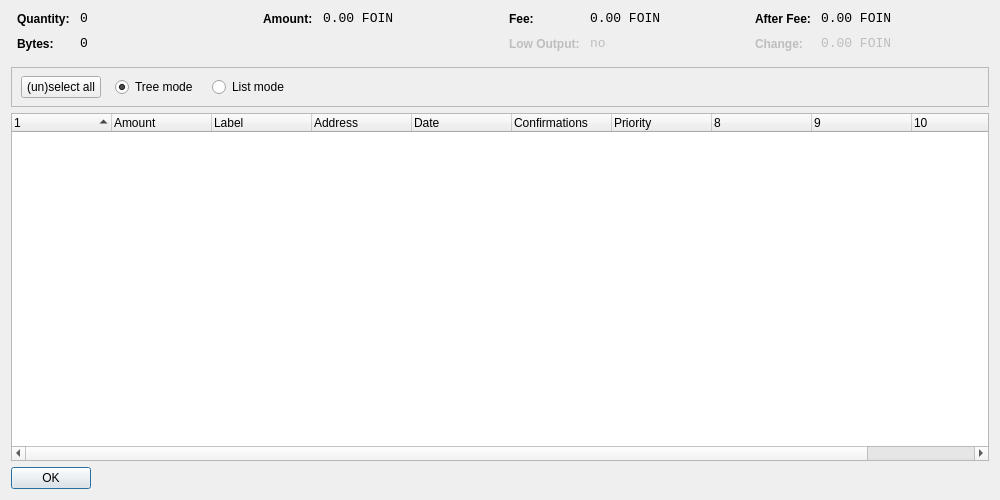
<?xml version="1.0" encoding="UTF-8"?>
<ui version="4.0">
 <class>CoinControlDialog</class>
 <widget class="QDialog" name="CoinControlDialog">
  <property name="geometry">
   <rect>
    <x>0</x>
    <y>0</y>
    <width>1000</width>
    <height>500</height>
   </rect>
  </property>
  <property name="windowTitle">
   <string>Coin Control</string>
  </property>
  <layout class="QVBoxLayout" name="verticalLayout">
   <item>
    <layout class="QHBoxLayout" name="horizontalLayoutTop" stretch="0,0,0,0">
     <property name="topMargin">
      <number>0</number>
     </property>
     <property name="bottomMargin">
      <number>10</number>
     </property>
     <item>
      <layout class="QFormLayout" name="formLayoutCoinControl1">
       <property name="horizontalSpacing">
        <number>10</number>
       </property>
       <property name="verticalSpacing">
        <number>10</number>
       </property>
       <property name="leftMargin">
        <number>6</number>
       </property>
       <property name="rightMargin">
        <number>6</number>
       </property>
       <item row="0" column="0">
        <widget class="QLabel" name="labelCoinControlQuantityText">
         <property name="styleSheet">
          <string notr="true">font-weight:bold;</string>
         </property>
         <property name="text">
          <string>Quantity:</string>
         </property>
        </widget>
       </item>
       <item row="0" column="1">
        <widget class="QLabel" name="labelCoinControlQuantity">
         <property name="font">
          <font>
           <family>Monospace</family>
           <pointsize>10</pointsize>
          </font>
         </property>
         <property name="cursor">
          <cursorShape>IBeamCursor</cursorShape>
         </property>
         <property name="contextMenuPolicy">
          <enum>Qt::ActionsContextMenu</enum>
         </property>
         <property name="text">
          <string notr="true">0</string>
         </property>
         <property name="textInteractionFlags">
          <set>Qt::LinksAccessibleByMouse|Qt::TextSelectableByKeyboard|Qt::TextSelectableByMouse</set>
         </property>
        </widget>
       </item>
       <item row="1" column="0">
        <widget class="QLabel" name="labelCoinControlBytesText">
         <property name="styleSheet">
          <string notr="true">font-weight:bold;</string>
         </property>
         <property name="text">
          <string>Bytes:</string>
         </property>
        </widget>
       </item>
       <item row="1" column="1">
        <widget class="QLabel" name="labelCoinControlBytes">
         <property name="font">
          <font>
           <family>Monospace</family>
           <pointsize>10</pointsize>
          </font>
         </property>
         <property name="cursor">
          <cursorShape>IBeamCursor</cursorShape>
         </property>
         <property name="contextMenuPolicy">
          <enum>Qt::ActionsContextMenu</enum>
         </property>
         <property name="text">
          <string notr="true">0</string>
         </property>
         <property name="textInteractionFlags">
          <set>Qt::LinksAccessibleByMouse|Qt::TextSelectableByKeyboard|Qt::TextSelectableByMouse</set>
         </property>
        </widget>
       </item>
      </layout>
     </item>
     <item>
      <layout class="QFormLayout" name="formLayoutCoinControl2">
       <property name="horizontalSpacing">
        <number>10</number>
       </property>
       <property name="verticalSpacing">
        <number>10</number>
       </property>
       <property name="leftMargin">
        <number>6</number>
       </property>
       <property name="rightMargin">
        <number>6</number>
       </property>
       <item row="0" column="0">
        <widget class="QLabel" name="labelCoinControlAmountText">
         <property name="styleSheet">
          <string notr="true">font-weight:bold;</string>
         </property>
         <property name="text">
          <string>Amount:</string>
         </property>
        </widget>
       </item>
       <item row="0" column="1">
        <widget class="QLabel" name="labelCoinControlAmount">
         <property name="font">
          <font>
           <family>Monospace</family>
           <pointsize>10</pointsize>
          </font>
         </property>
         <property name="cursor">
          <cursorShape>IBeamCursor</cursorShape>
         </property>
         <property name="contextMenuPolicy">
          <enum>Qt::ActionsContextMenu</enum>
         </property>
         <property name="text">
          <string notr="true">0.00 FOIN</string>
         </property>
         <property name="textInteractionFlags">
          <set>Qt::LinksAccessibleByMouse|Qt::TextSelectableByKeyboard|Qt::TextSelectableByMouse</set>
         </property>
        </widget>
       </item>
      </layout>
     </item>
     <item>
      <layout class="QFormLayout" name="formLayoutCoinControl3">
       <property name="horizontalSpacing">
        <number>10</number>
       </property>
       <property name="verticalSpacing">
        <number>10</number>
       </property>
       <property name="leftMargin">
        <number>6</number>
       </property>
       <property name="rightMargin">
        <number>6</number>
       </property>
       <item row="0" column="0">
        <widget class="QLabel" name="labelCoinControlFeeText">
         <property name="styleSheet">
          <string notr="true">font-weight:bold;</string>
         </property>
         <property name="text">
          <string>Fee:</string>
         </property>
        </widget>
       </item>
       <item row="0" column="1">
        <widget class="QLabel" name="labelCoinControlFee">
         <property name="font">
          <font>
           <family>Monospace</family>
           <pointsize>10</pointsize>
          </font>
         </property>
         <property name="cursor">
          <cursorShape>IBeamCursor</cursorShape>
         </property>
         <property name="contextMenuPolicy">
          <enum>Qt::ActionsContextMenu</enum>
         </property>
         <property name="text">
          <string notr="true">0.00 FOIN</string>
         </property>
         <property name="textInteractionFlags">
          <set>Qt::LinksAccessibleByMouse|Qt::TextSelectableByKeyboard|Qt::TextSelectableByMouse</set>
         </property>
        </widget>
       </item>
       <item row="1" column="0">
        <widget class="QLabel" name="labelCoinControlLowOutputText">
         <property name="enabled">
          <bool>false</bool>
         </property>
         <property name="styleSheet">
          <string notr="true">font-weight:bold;</string>
         </property>
         <property name="text">
          <string>Low Output:</string>
         </property>
        </widget>
       </item>
       <item row="1" column="1">
        <widget class="QLabel" name="labelCoinControlLowOutput">
         <property name="enabled">
          <bool>false</bool>
         </property>
         <property name="font">
          <font>
           <family>Monospace</family>
           <pointsize>10</pointsize>
          </font>
         </property>
         <property name="cursor">
          <cursorShape>IBeamCursor</cursorShape>
         </property>
         <property name="contextMenuPolicy">
          <enum>Qt::ActionsContextMenu</enum>
         </property>
         <property name="text">
          <string notr="true">no</string>
         </property>
         <property name="textInteractionFlags">
          <set>Qt::LinksAccessibleByMouse|Qt::TextSelectableByKeyboard|Qt::TextSelectableByMouse</set>
         </property>
        </widget>
       </item>
      </layout>
     </item>
     <item>
      <layout class="QFormLayout" name="formLayoutCoinControl4">
       <property name="horizontalSpacing">
        <number>10</number>
       </property>
       <property name="verticalSpacing">
        <number>10</number>
       </property>
       <property name="leftMargin">
        <number>6</number>
       </property>
       <property name="rightMargin">
        <number>6</number>
       </property>
       <item row="0" column="0">
        <widget class="QLabel" name="labelCoinControlAfterFeeText">
         <property name="styleSheet">
          <string notr="true">font-weight:bold;</string>
         </property>
         <property name="text">
          <string>After Fee:</string>
         </property>
        </widget>
       </item>
       <item row="0" column="1">
        <widget class="QLabel" name="labelCoinControlAfterFee">
         <property name="font">
          <font>
           <family>Monospace</family>
           <pointsize>10</pointsize>
          </font>
         </property>
         <property name="cursor">
          <cursorShape>IBeamCursor</cursorShape>
         </property>
         <property name="contextMenuPolicy">
          <enum>Qt::ActionsContextMenu</enum>
         </property>
         <property name="text">
          <string notr="true">0.00 FOIN</string>
         </property>
         <property name="textInteractionFlags">
          <set>Qt::LinksAccessibleByMouse|Qt::TextSelectableByKeyboard|Qt::TextSelectableByMouse</set>
         </property>
        </widget>
       </item>
       <item row="1" column="0">
        <widget class="QLabel" name="labelCoinControlChangeText">
         <property name="enabled">
          <bool>false</bool>
         </property>
         <property name="styleSheet">
          <string notr="true">font-weight:bold;</string>
         </property>
         <property name="text">
          <string>Change:</string>
         </property>
        </widget>
       </item>
       <item row="1" column="1">
        <widget class="QLabel" name="labelCoinControlChange">
         <property name="enabled">
          <bool>false</bool>
         </property>
         <property name="font">
          <font>
           <family>Monospace</family>
           <pointsize>10</pointsize>
          </font>
         </property>
         <property name="cursor">
          <cursorShape>IBeamCursor</cursorShape>
         </property>
         <property name="contextMenuPolicy">
          <enum>Qt::ActionsContextMenu</enum>
         </property>
         <property name="text">
          <string notr="true">0.00 FOIN</string>
         </property>
         <property name="textInteractionFlags">
          <set>Qt::LinksAccessibleByMouse|Qt::TextSelectableByKeyboard|Qt::TextSelectableByMouse</set>
         </property>
        </widget>
       </item>
      </layout>
     </item>
    </layout>
   </item>
   <item>
    <widget class="QFrame" name="frame">
     <property name="minimumSize">
      <size>
       <width>0</width>
       <height>40</height>
      </size>
     </property>
     <property name="frameShape">
      <enum>QFrame::StyledPanel</enum>
     </property>
     <property name="frameShadow">
      <enum>QFrame::Sunken</enum>
     </property>
     <widget class="QWidget" name="horizontalLayoutWidget">
      <property name="geometry">
       <rect>
        <x>10</x>
        <y>0</y>
        <width>781</width>
        <height>41</height>
       </rect>
      </property>
      <layout class="QHBoxLayout" name="horizontalLayoutPanel" stretch="0,0,0,0,0">
       <property name="spacing">
        <number>14</number>
       </property>
       <item>
        <widget class="QPushButton" name="pushButtonSelectAll">
         <property name="sizePolicy">
          <sizepolicy hsizetype="Maximum" vsizetype="Fixed">
           <horstretch>0</horstretch>
           <verstretch>0</verstretch>
          </sizepolicy>
         </property>
         <property name="text">
          <string>(un)select all</string>
         </property>
        </widget>
       </item>
       <item>
        <widget class="QRadioButton" name="radioTreeMode">
         <property name="sizePolicy">
          <sizepolicy hsizetype="Maximum" vsizetype="Fixed">
           <horstretch>0</horstretch>
           <verstretch>0</verstretch>
          </sizepolicy>
         </property>
         <property name="text">
          <string>Tree mode</string>
         </property>
         <property name="checked">
          <bool>true</bool>
         </property>
        </widget>
       </item>
       <item>
        <widget class="QRadioButton" name="radioListMode">
         <property name="sizePolicy">
          <sizepolicy hsizetype="Maximum" vsizetype="Fixed">
           <horstretch>0</horstretch>
           <verstretch>0</verstretch>
          </sizepolicy>
         </property>
         <property name="text">
          <string>List mode</string>
         </property>
        </widget>
       </item>
       <item>
        <spacer name="horizontalSpacer">
         <property name="orientation">
          <enum>Qt::Horizontal</enum>
         </property>
         <property name="sizeHint" stdset="0">
          <size>
           <width>40</width>
           <height>20</height>
          </size>
         </property>
        </spacer>
       </item>
      </layout>
     </widget>
    </widget>
   </item>
   <item>
    <widget class="CoinControlTreeWidget" name="treeWidget">
     <property name="contextMenuPolicy">
      <enum>Qt::CustomContextMenu</enum>
     </property>
     <property name="sortingEnabled">
      <bool>false</bool>
     </property>
     <property name="columnCount">
      <number>11</number>
     </property>
     <attribute name="headerShowSortIndicator" stdset="0">
      <bool>true</bool>
     </attribute>
     <attribute name="headerStretchLastSection">
      <bool>false</bool>
     </attribute>
     <column>
      <property name="text">
       <string/>
      </property>
     </column>
     <column>
      <property name="text">
       <string>Amount</string>
      </property>
     </column>
     <column>
      <property name="text">
       <string>Label</string>
      </property>
     </column>
     <column>
      <property name="text">
       <string>Address</string>
      </property>
     </column>
     <column>
      <property name="text">
       <string>Date</string>
      </property>
     </column>
     <column>
      <property name="text">
       <string>Confirmations</string>
      </property>
      <property name="toolTip">
       <string>Confirmed</string>
      </property>
     </column>
     <column>
      <property name="text">
       <string>Priority</string>
      </property>
     </column>
     <column>
      <property name="text">
       <string/>
      </property>
     </column>
     <column>
      <property name="text">
       <string/>
      </property>
     </column>
     <column>
      <property name="text">
       <string/>
      </property>
     </column>
     <column>
      <property name="text">
       <string/>
      </property>
     </column>
    </widget>
   </item>
   <item>
    <widget class="QDialogButtonBox" name="buttonBox">
     <property name="sizePolicy">
      <sizepolicy hsizetype="Maximum" vsizetype="Fixed">
       <horstretch>0</horstretch>
       <verstretch>0</verstretch>
      </sizepolicy>
     </property>
     <property name="orientation">
      <enum>Qt::Horizontal</enum>
     </property>
     <property name="standardButtons">
      <set>QDialogButtonBox::Ok</set>
     </property>
    </widget>
   </item>
  </layout>
 </widget>
 <customwidgets>
  <customwidget>
   <class>CoinControlTreeWidget</class>
   <extends>QTreeWidget</extends>
   <header>coincontroltreewidget.h</header>
  </customwidget>
 </customwidgets>
 <resources/>
 <connections/>
</ui>
